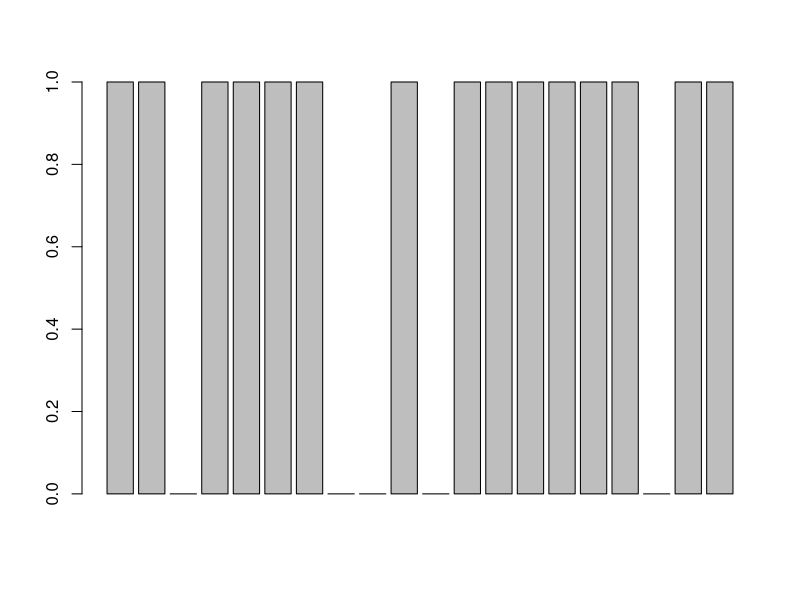
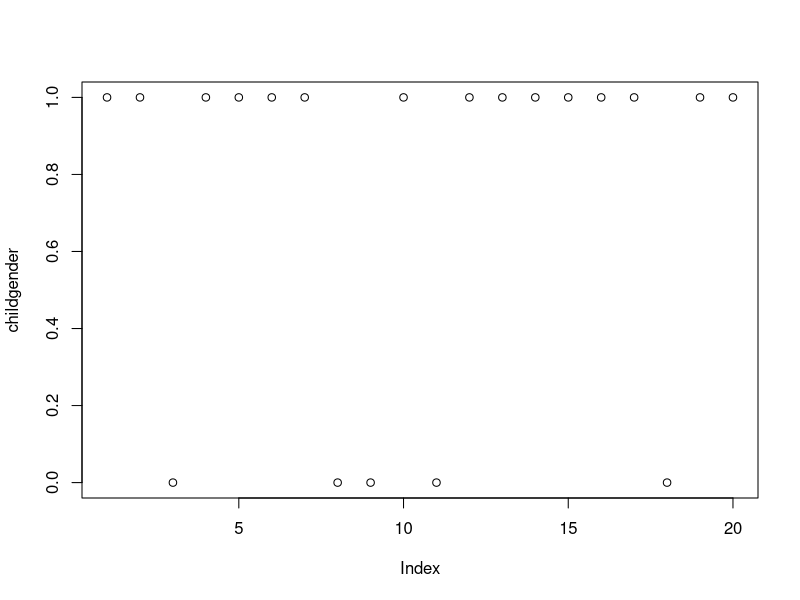

Write R code to recreate these figures, in order.
## ---- chunk 1
#testplot
testdata <- read.csv(file = 'Test_Data.csv')
library(ggplot2)
childgender <-testdata$SEAL.C1.DERI.002
barplot(childgender)
## ---- chunk 2
plot(childgender)
